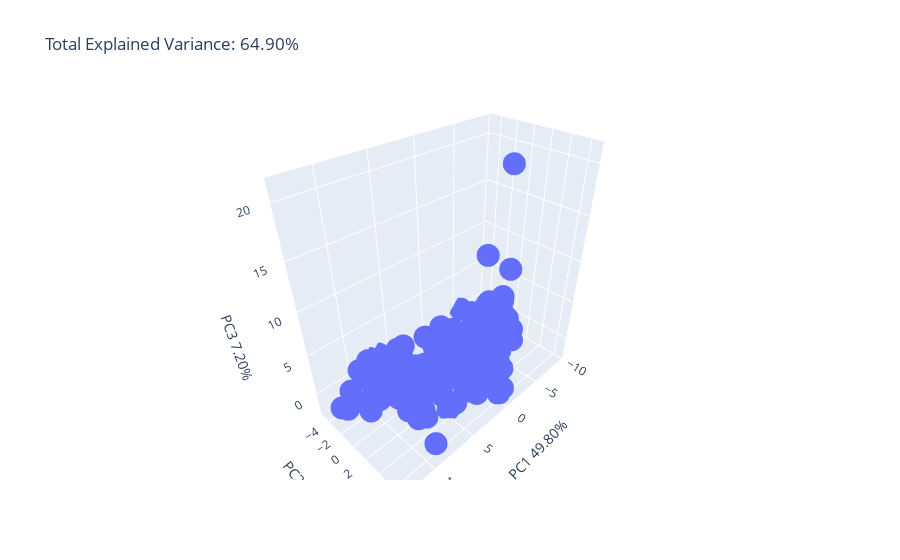

This figure's notebook cell:
### Markdown cell above
### Outliers are a big problem as it can be seen from the graph

### Code cell
l_dict = {}
for i in range(len(percentage_list)):
    l_dict[str(i)] = 'PC'+str(i+1)+' '+str(percentage_list[i])+'%'

print(l_dict)

fig = px.scatter_3d(
    pComponents_imputed, x=0, y=1, z=2,
    title=f'Total Explained Variance: {total_explained_percentage:.2f}%',
    labels=l_dict
)

fig.show()

### Figure 1 — Plotly figure (JSON) as saved in the notebook; plotly's stock layout.template omitted (floating-point values rounded to 4 significant figures; data arrays with more than 128 entries replaced by an {"elided": "..."} marker saying what was removed)
{"data": [{"hovertemplate": "PC1 49.80%=%{x}<br>PC2 7.90%=%{y}<br>PC3 7.20%=%{z}<extra></extra>", "legendgroup": "", "marker": {"color": "#636efa", "symbol": "circle"}, "mode": "markers", "name": "", "scene": "scene", "showlegend": false, "type": "scatter3d", "x": {"elided": "195 float values"}, "y": {"elided": "195 float values"}, "z": {"elided": "195 float values"}}], "layout": {"legend": {"tracegroupgap": 0}, "scene": {"domain": {"x": [0, 1], "y": [0, 1]}, "xaxis": {"title": {"text": "PC1 49.80%"}}, "yaxis": {"title": {"text": "PC2 7.90%"}}, "zaxis": {"title": {"text": "PC3 7.20%"}}}, "title": {"text": "Total Explained Variance: 64.90%"}}}
